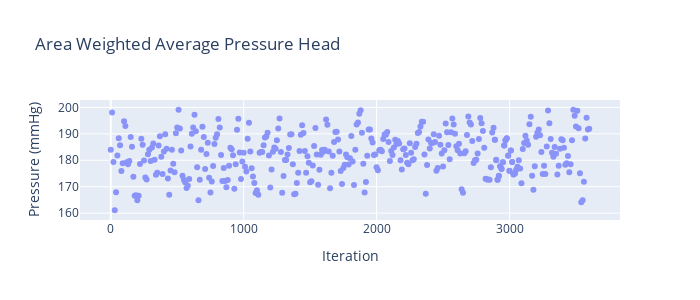

Write notebook code for a chart like this one.
### Code cell
fig = go.Figure()
fig.add_trace(go.Scatter(x=resid_dict['Pressure_Head']['Time Step'],
                         y=resid_dict['Pressure_Head']['p-head-mmHg'],
                         mode='markers',
                         opacity=scatter_opacity,))
# fig.add_trace(go.Scatter(x=bin_df['bin_centres'],
#                          y=bin_df['p-in_bin_mean'],
#                          mode='markers+lines',
#                          name='Mean +/- STD',
#                          line=dict(color='black'),
#                          opacity=.55,
#                          error_y_array=bin_df['p-in_std'],
#                          showlegend=True))
fig.update_layout(
    title="Area Weighted Average Pressure Head",
    xaxis_title="Iteration",
    yaxis_title="Pressure (mmHg)",
    legend_title=None,height=300, width=700,)
fig.show()
print('Time Averaged Pressure Head (mmHg) each blade pass: ' + str(time_sample_dict['Pressure_Head']['p-head-mmHg'].mean()))

### Figure 1 — Plotly figure (JSON) as saved in the notebook; plotly's stock layout.template omitted (floating-point values rounded to 4 significant figures; data arrays with more than 128 entries replaced by an {"elided": "..."} marker saying what was removed)
{"data": [{"mode": "markers", "opacity": 0.7, "type": "scatter", "x": {"elided": "377 int values"}, "y": {"elided": "377 float values"}}], "layout": {"height": 300, "legend": {"title": {}}, "title": {"text": "Area Weighted Average Pressure Head"}, "width": 700, "xaxis": {"title": {"text": "Iteration"}}, "yaxis": {"title": {"text": "Pressure (mmHg)"}}}}
